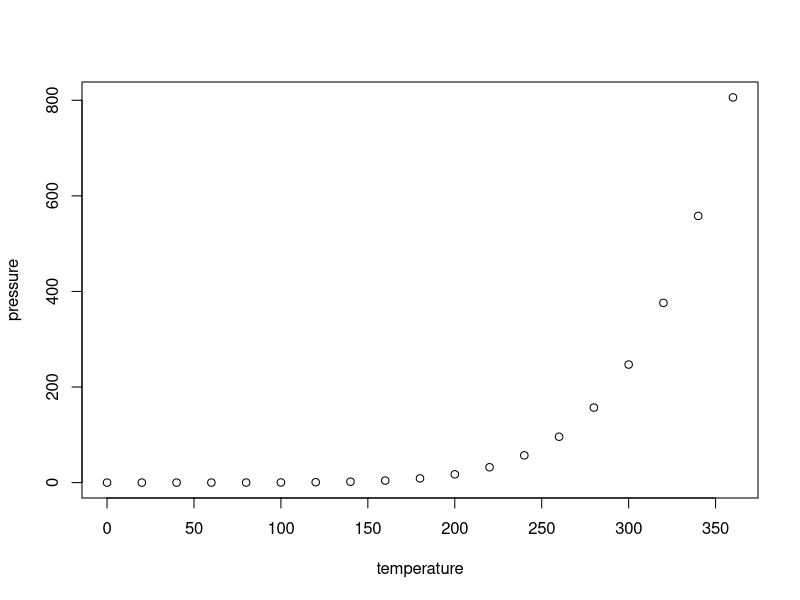
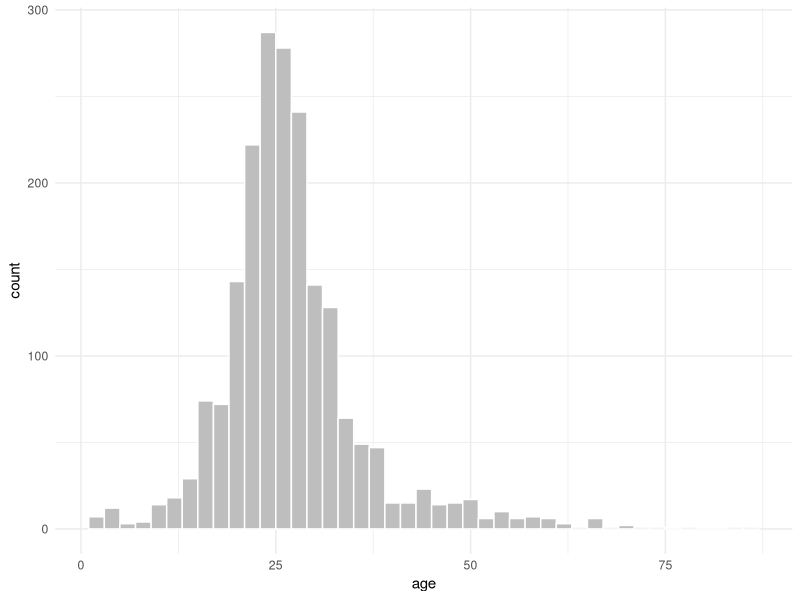
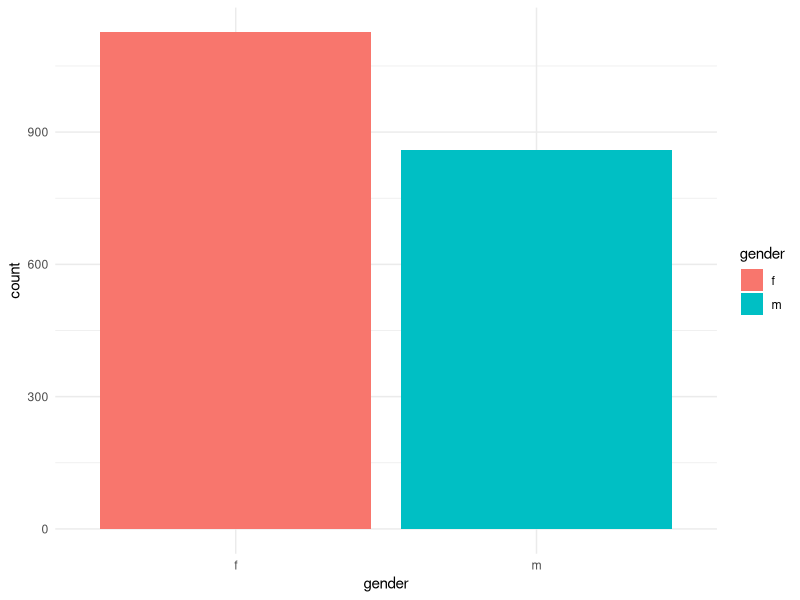
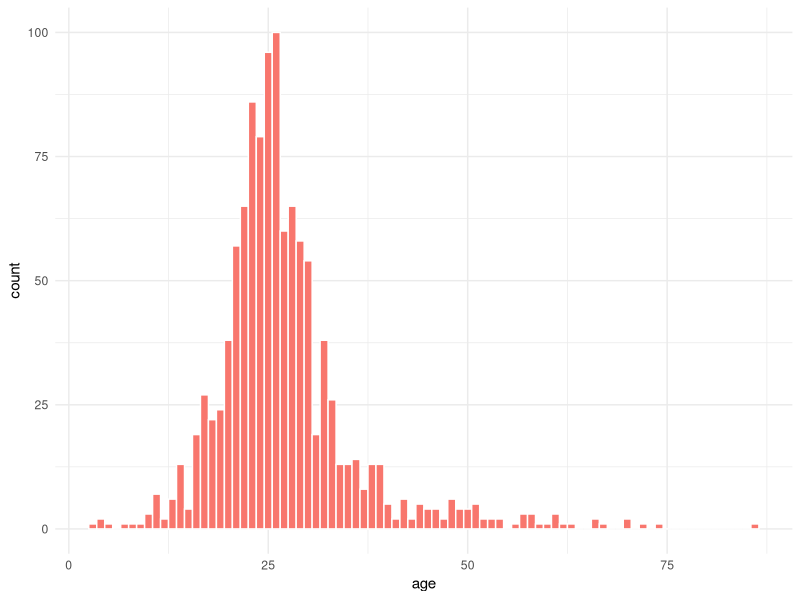
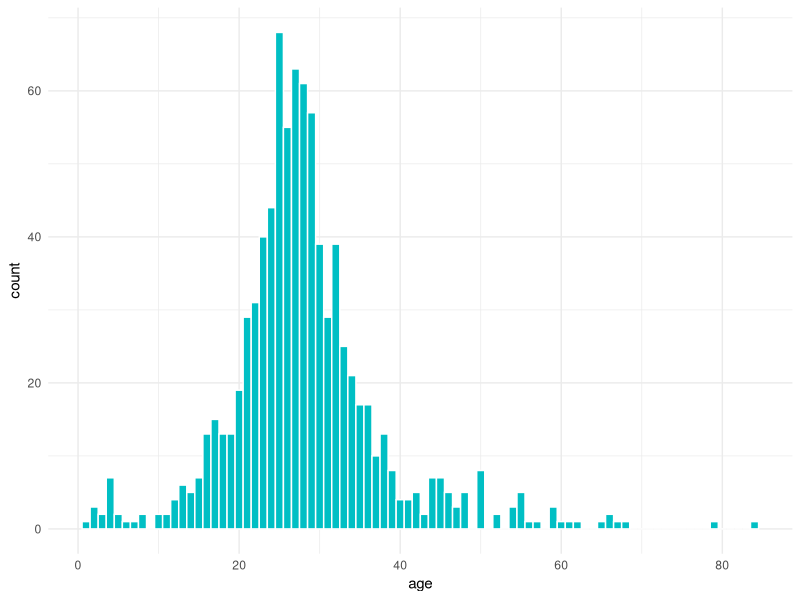
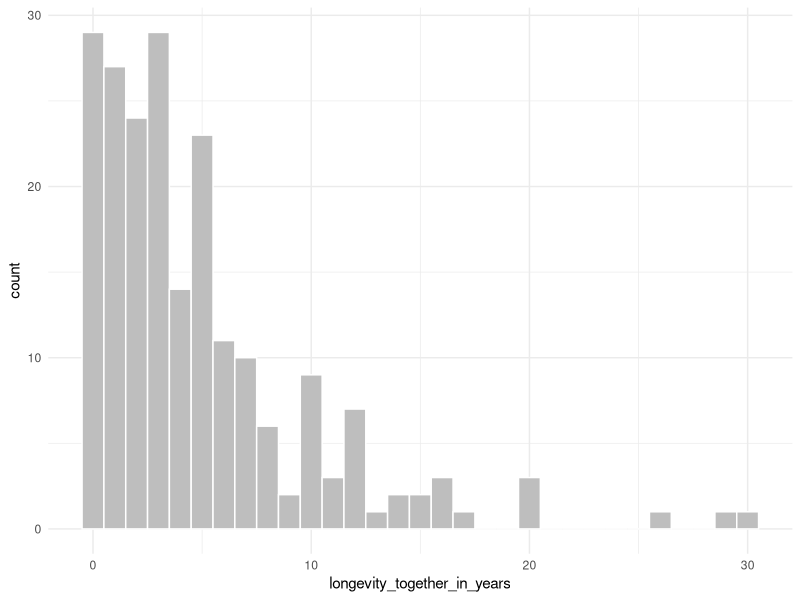
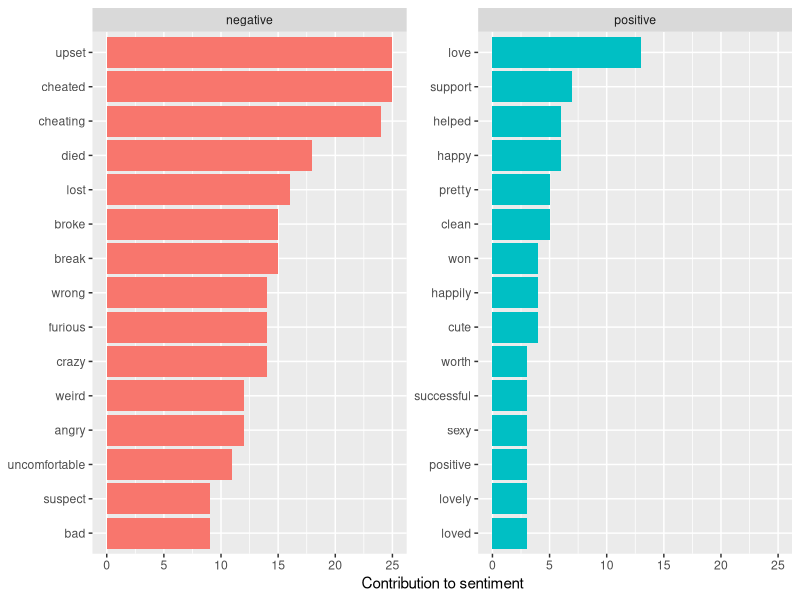
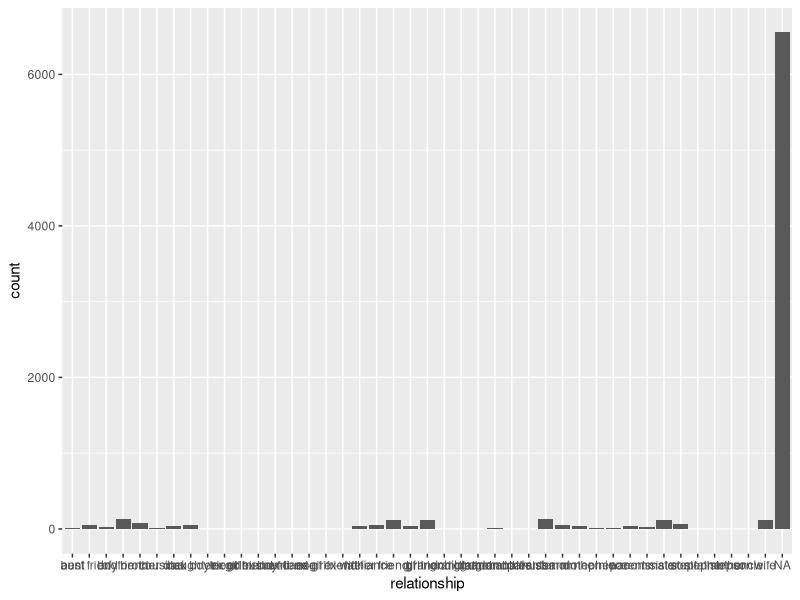

These charts were generated, in order, by the following R code:
## ---- chunk 1
knitr::opts_chunk$set(echo = TRUE)
## ---- chunk 2
summary(cars)
## ---- chunk 3
plot(pressure)
## ---- chunk 4
options(repos="https://cran.rstudio.com")

#install.packages("dplyr")
library(dplyr)

#install.packages("stringr")
library(stringr)

#install.packages("ggplot2")
library(ggplot2)

#install.packages("reshape2")
library(reshape2)

#install.packages("tidytext")
library(tidytext)

#install.packages("tidyr")
library(tidyr)
## ---- chunk 5
rel = read.csv("out.csv", header = TRUE, sep = ",", stringsAsFactors = FALSE)
head(rel)
## ---- chunk 6
text = rel$Title
text_df = data_frame(line = 1:length(text), text = text)
text_lower = tolower(text_df$text)
## ---- chunk 7
age_gender_pattern_v1 = "(\\(|\\[){1}[[:digit:]]{1,3} */* *(m|f)+(\\)|\\]){1}"

age_gender_all_v1 = str_extract_all(text_lower, age_gender_pattern_v1, simplify = TRUE)

head(age_gender_all_v1)
## ---- chunk 8
age_gender_all_v1_not_blank = which(age_gender_all_v1[,1] != "")

age_gender_all_v1_blank = which(age_gender_all_v1[,1] == "")

## ---- chunk 9
age_gender_pattern_v2 = "(\\(|\\[){1}(m|f)+ */* *[[:digit:]]{1,3}(\\)|\\]){1}"

age_gender_all_v2 = str_extract_all(text_lower, age_gender_pattern_v2, simplify = TRUE)

age_gender_all_v2_not_blank = which(age_gender_all_v2[,1] != "")

age_gender_all_v2_blank = which(age_gender_all_v2[,1] == "")

## ---- chunk 10
all_indices = 1:length(text_lower)

still_missing = all_indices[!((all_indices %in% age_gender_all_v1_not_blank) | (all_indices %in% age_gender_all_v2_not_blank))]

text_lower[still_missing]
## ---- chunk 11
age_gender_all_v1_melt = setNames(melt(age_gender_all_v1), c("row", "col", "value"))
head(age_gender_all_v1_melt)
## ---- chunk 12
age_gender_all_v2_melt = setNames(melt(age_gender_all_v2), c("row", "col", "value"))
head(age_gender_all_v2_melt)
## ---- chunk 13
age_gender_all_combined_df = rbind(age_gender_all_v1_melt, age_gender_all_v2_melt)
age_gender_all_combined_df$value = as.character(age_gender_all_combined_df$value)
head(age_gender_all_combined_df)
## ---- chunk 14
age_gender_all_combined_df = age_gender_all_combined_df[which(age_gender_all_combined_df[,3] != ""),]
head(age_gender_all_combined_df)
## ---- chunk 15
age = str_extract_all(age_gender_all_combined_df[,3], "[[:digit:]]{1,2}", simplify = TRUE)
age = as.numeric(age)
gender = str_extract_all(age_gender_all_combined_df[,3], "(m|f){1}", simplify = TRUE) 
## ---- chunk 16
age_gender_all_combined_df = cbind(age_gender_all_combined_df, age, gender)
head(age_gender_all_combined_df)
## ---- chunk 17
pl = ggplot(age_gender_all_combined_df, aes(x=age))
pl + geom_histogram(binwidth=2, colour="white", fill="grey") + theme_minimal()
## ---- chunk 18
# Draw with black outline, white fill
pl = ggplot(age_gender_all_combined_df, aes(x=gender, fill=gender))
pl + geom_bar() + theme_minimal()
## ---- chunk 19
# Get ggplot 2 colors:
gg_color_hue <- function(n) {
  hues = seq(15, 375, length = n + 1)
  hcl(h = hues, l = 65, c = 100)[1:n]
}
## ---- chunk 20
pl = ggplot(filter(age_gender_all_combined_df, gender == "f"), aes(x=age))
pl + geom_histogram(binwidth=1, colour="white", fill=gg_color_hue(1)) + theme_minimal()
## ---- chunk 21
pl = ggplot(filter(age_gender_all_combined_df, gender == "m"), aes(x=age))
pl + geom_histogram(binwidth=1, colour="white", fill=gg_color_hue(2)[2]) + theme_minimal()
## ---- chunk 22
longevity_pattern_v1 = "[[:digit:]]{1,2} *(months|mo|year|years|yr|yrs){1}"
longevity_v1 = str_extract_all(text_lower, longevity_pattern_v1, simplify = TRUE)
head(longevity_v1)
## ---- chunk 23
longevity_v1_not_blank = which(longevity_v1[,1] != "")
longevity_together = longevity_v1[longevity_v1_not_blank,1]
head(longevity_together)
## ---- chunk 24
num = str_extract_all(longevity_together, "[[:digit:]]{1,2}", simplify = TRUE)
mo_yr = str_extract_all(longevity_together, "(months|mo|year|years|yr|yrs){1}", simplify = TRUE) 
## ---- chunk 25
longevity_together_df = data.frame(post_num = longevity_v1_not_blank, longevity_together, num, mo_yr)
longevity_together_df$num = as.numeric(as.character(longevity_together_df$num))
head(longevity_together_df)
## ---- chunk 26
longevity_together_in_years = sapply(1:dim(longevity_together_df)[1], function(i) {
  if (longevity_together_df$mo_yr[i] %in% c("months","mo")) {
    return(longevity_together_df$num[i] / 12)
  } else {
    return(longevity_together_df$num[i])
  }
})

longevity_together_in_years = round(longevity_together_in_years,2)
longevity_together_df = cbind(longevity_together_df, longevity_together_in_years)
head(longevity_together_df)
## ---- chunk 27
# Draw with black outline, white fill
pl = ggplot(longevity_together_df, aes(x=longevity_together_in_years))
pl + geom_histogram(binwidth=1, colour="white", fill="grey") + theme_minimal()
## ---- chunk 28
tidy_text = text_df %>%
  unnest_tokens(word, text)
## ---- chunk 29
data(stop_words)

tidy_text = tidy_text %>%
  anti_join(stop_words)
## ---- chunk 30
most_common_words = tidy_text %>%
  count(word, sort = TRUE) 

head(most_common_words, 20)
## ---- chunk 31
most_common_words_v2 = filter(most_common_words, !str_detect(word, "[[:digit:]]+"))

head(most_common_words_v2, 50)
## ---- chunk 32
post_sentiment = tidy_text %>%
  inner_join(get_sentiments("bing")) %>%
  count(line, sentiment) %>%
  spread(sentiment, n, fill = 0) %>%
  mutate(sentiment = positive - negative)

head(post_sentiment, 10)
## ---- chunk 33
bing_word_counts = tidy_text %>%
  inner_join(get_sentiments("bing")) %>%
  count(word, sentiment, sort = TRUE) %>%
  ungroup()

head(bing_word_counts)
## ---- chunk 34
bing_word_counts %>%
  group_by(sentiment) %>%
  top_n(15) %>%
  ungroup() %>%
  mutate(word = reorder(word, n)) %>%
  ggplot(aes(word, n, fill = sentiment)) +
  geom_col(show.legend = FALSE) +
  facet_wrap(~sentiment, scales = "free_y") +
  labs(y = "Contribution to sentiment",
       x = NULL) +
  coord_flip()
## ---- chunk 35
most_common_words_df_v1 = tidy_text %>%
  inner_join(get_sentiments("bing")) %>%
  inner_join(text_df)

head(most_common_words_df_v1)
## ---- chunk 36
write.csv(most_common_words_df_v1, file = "most_common_words_df_v1.csv",row.names=FALSE)
## ---- chunk 37
most_common_words_df_v2 = bing_word_counts

head(most_common_words_df_v2)
## ---- chunk 38
write.csv(most_common_words_df_v2, file = "most_common_words_df_v2.csv",row.names=FALSE)
## ---- chunk 39
immediate_family_words = c("father", "dad", "mother", "mom", "son", "daughter", "brother", "sister", "parents")
marriage_dating_words = c("boyfriend", "bf", "girlfriend", "gf", "fiance", "fiancee", "husband", "wife")
ex_marriage_dating_words_v1 = paste("ex-", marriage_dating_words, sep="")
ex_marriage_dating_words_v2 = paste("ex ", marriage_dating_words, sep="")
relatives_words = c("grandparents", "grandfather", "grandpa", "grandmother", "grandma", "grandchildren", "grandson", "granddaughter", "great grandfather", "grand grandpa", "great grandmother", "great grandma")
extended_family_words = c("uncle", "aunt", "cousin", "nephew", "niece")
in_laws_words = c("father-in-law", "mother-in-law", "son-in-law", "daughter-in-law", "brother-in-law", "sister-in-law")
family_mix_words = c("stepfather", "stepdad", "stepmother", "stepmom", "stepson", "stepdaughter", "stepsister", "stepbrother", "half-brother", "half-sister")
friend_other_words = c("friend", "best friend", "roommate")

relationship_words = c(immediate_family_words, marriage_dating_words, ex_marriage_dating_words_v1, ex_marriage_dating_words_v2, relatives_words, extended_family_words, in_laws_words, family_mix_words, friend_other_words)
## ---- chunk 40
rel_words_test = paste(paste(relationship_words, collapse="|"), "{1}", sep="")

rel_v1 = str_extract_all(text_lower, rel_words_test, simplify = TRUE)

rel_v1_not_blank = which(rel_v1[,1] != "")

# text_lower[rel_v1_not_blank]

rel_v1_melt = melt(rel_v1)

colnames(rel_v1_melt) = c("post_number", "person_number", "relationship")

is.na(rel_v1_melt$relationship) = rel_v1_melt$relationship==''

top_rel_words = count(rel_v1_melt, relationship, sort = TRUE)

top_rel_words
## ---- chunk 41
# Bar graph of counts
ggplot(data=rel_v1_melt, aes(x=relationship)) +
  geom_bar(stat="count")

# Bar graph of counts
ggplot(data=rel_v1_melt[!is.na(rel_v1_melt$relationship),], aes(x=relationship)) +
  geom_bar(stat="count", fill = "grey") + theme_minimal()
